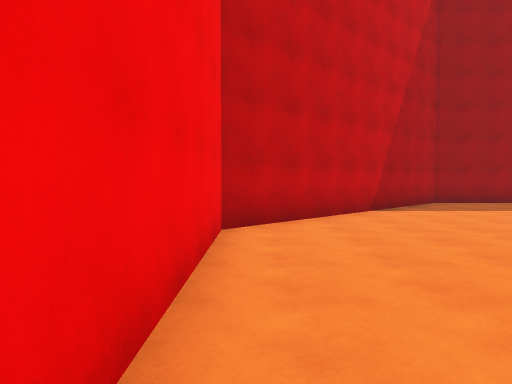
View 1 (above)

22 first-person views from a walk through a Unity game level. The camera is 1.5 m above the floor, tilts 2° down and sees 70° across. The floor is counted in squares, 2 m on a side. Each view is taken from the middle of a square. On the plan, view 1 faces up. The plan holds only what a view shows up to about 11 squares ahead; the rest is blank. The place goes on beyond the plan. The player character is not drawn.

View 2
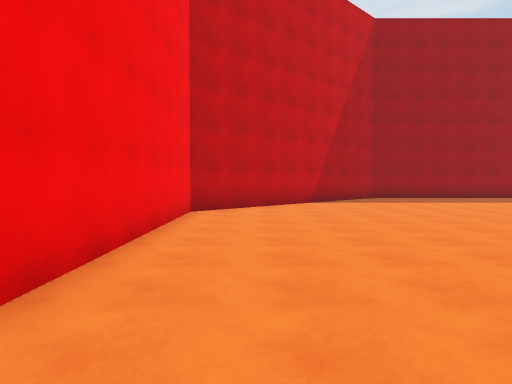

View 3
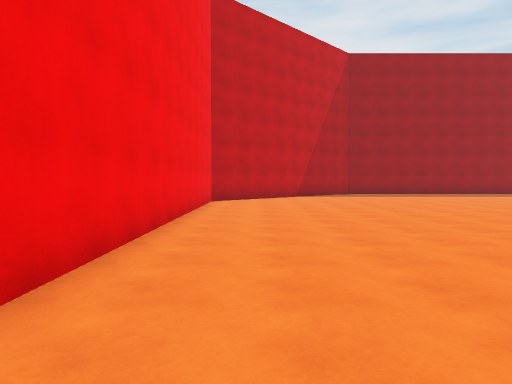

View 4
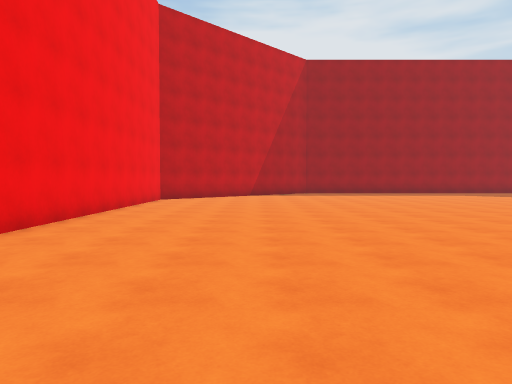

View 5
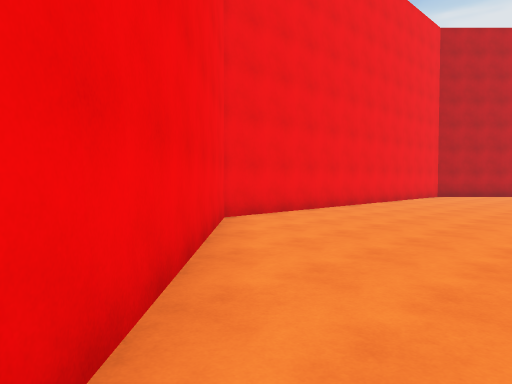

View 6
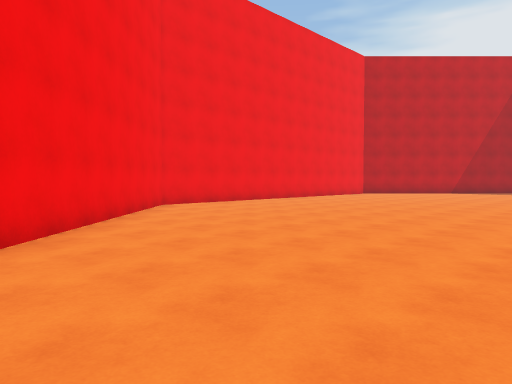

View 7
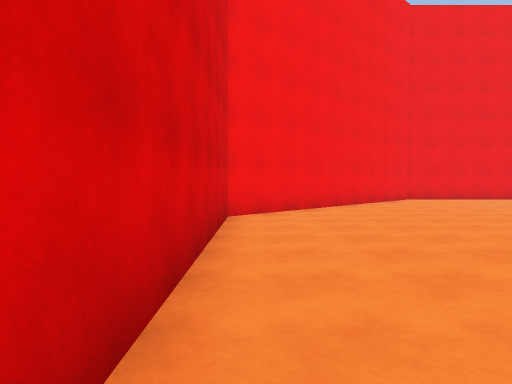

View 8
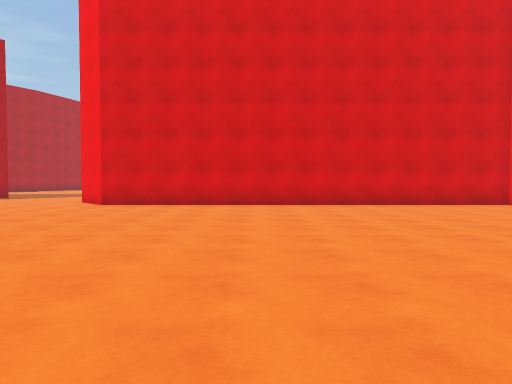

View 9
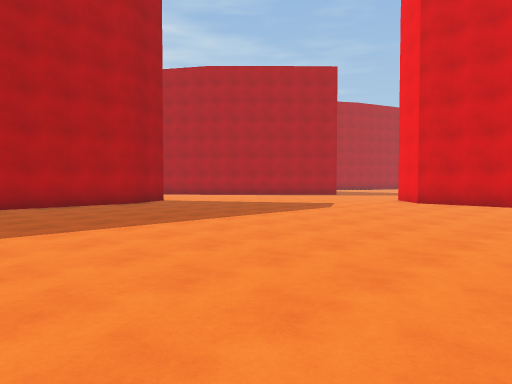

View 10
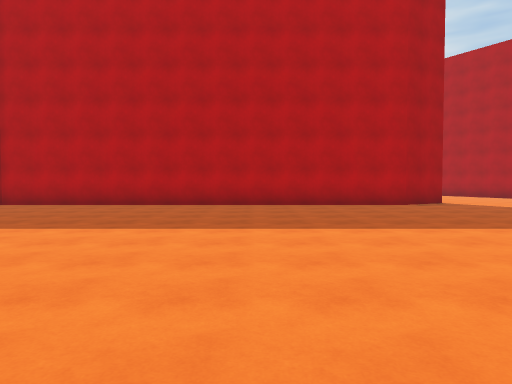

View 11
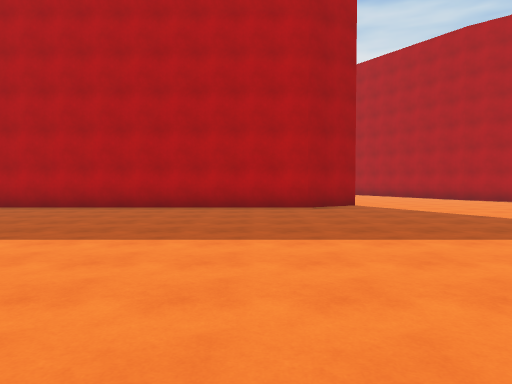

View 12
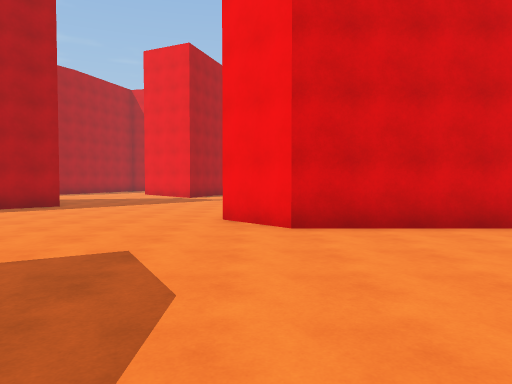

View 13
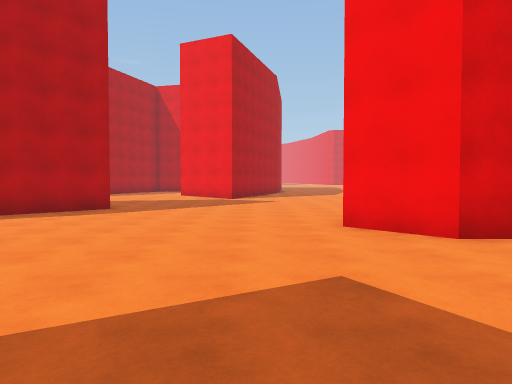

View 14
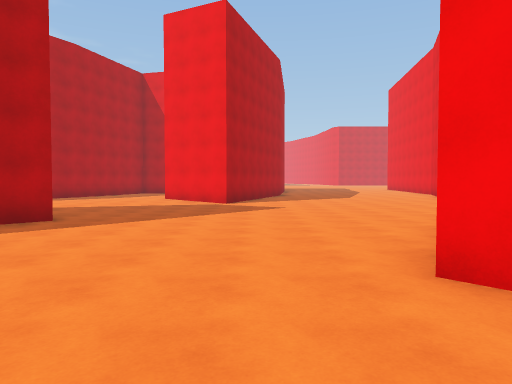

View 15
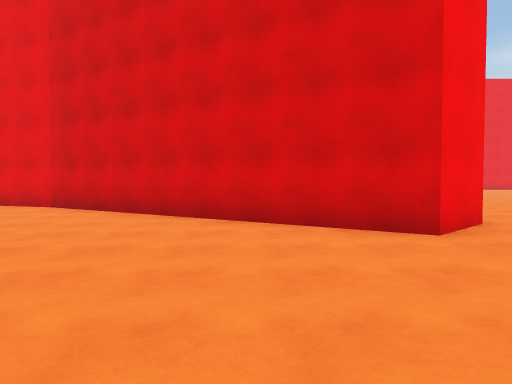

View 16
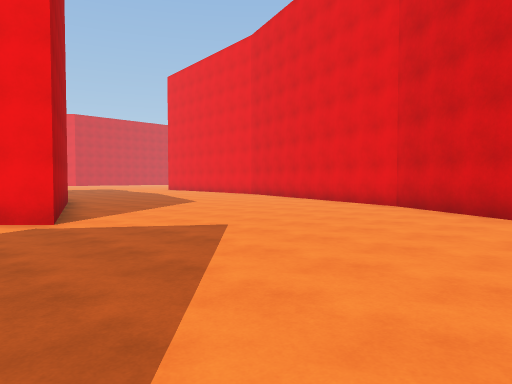

View 17
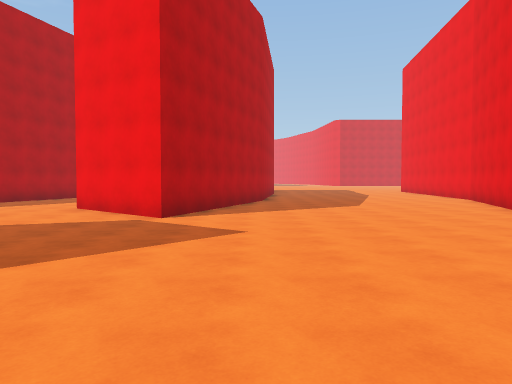

View 18
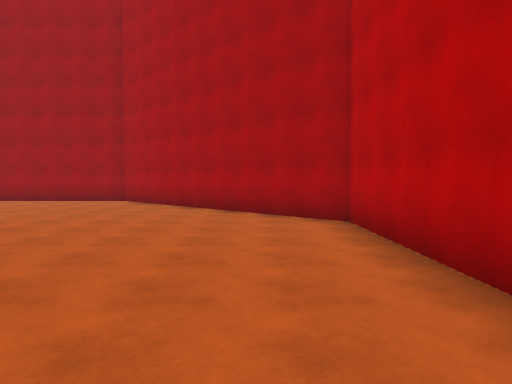

View 19
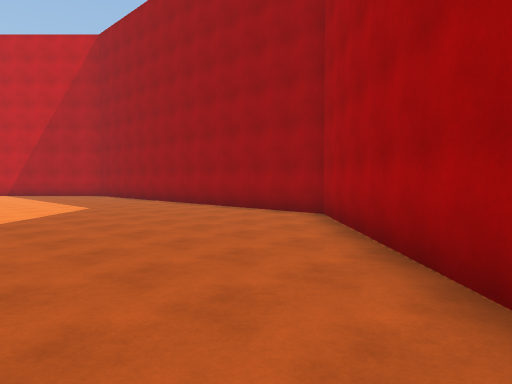

View 20
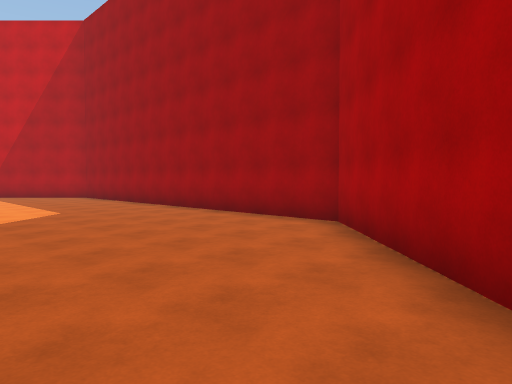

View 21
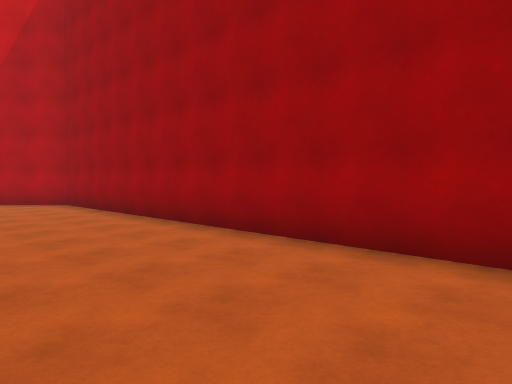

View 22
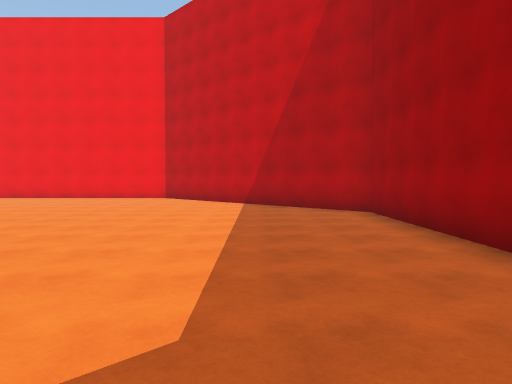

### Floor plan
Key: @ floor where view 1 was taken; # wall or solid block; . main floor; - floor 0.25 m lower than the main floor.
Columns run from 1 left of view 1 to 25 right of it. Each row starts with its distance up from view 1.
 12       ##############
 11      ##............##
 10     ##..............##
  9    ##................##
  8   ##..................##
  7  ##....................##
  6 ##..........   .........##
  5 #..........        ......#
  4 #.........         ......#
  3 #...........        .....#
  2 #...........       ......#
  1 #..........       .......#
  0 #@.........     .........#
 -1 #.........    ...........#
 -2 #........     ...........#
 -3 #........    ............#
 -4 #.........  .............#
 -5 #.........  .............#
 -6 #......... ..............#
 -7 ##.......................##
 -8  ##.......................#
 -9   ##.......................
-10    ##......................
-11     ##.....................
-12      ##....................
-13       ##############......
-14                    #......
-15                   ##.....--
-16                  ##.....---
-17                  #.....----
-18                 ##....----#
-19                 #.....----#
-20                #.....------
-21                #....------.
-22               ##....-----..
-23               #....------.
-24               #....---#-...
-25              ##....---###..
-26              #....----#  ..
-27              #....---##

Positions as (right, up) in squares from view 1, and headings:
1: (0, 0), facing up
2: (1, -3), facing up
3: (1, -7), facing up
4: (3, -8), facing up
5: (5, -11), facing up-left
6: (9, -12), facing up-left
7: (13, -12), facing left
8: (13, -2), facing down
9: (13, -1), facing down-right
10: (13, -2), facing right
11: (14, -5), facing right
12: (18, -7), facing down
13: (20, -8), facing down
14: (20, -11), facing down
15: (23, -16), facing left
16: (23, -17), facing down-left
17: (19, -16), facing down
18: (22, -1), facing up
19: (22, 5), facing up-left
20: (21, 6), facing up-left
21: (17, 8), facing up-left
22: (14, 9), facing left
